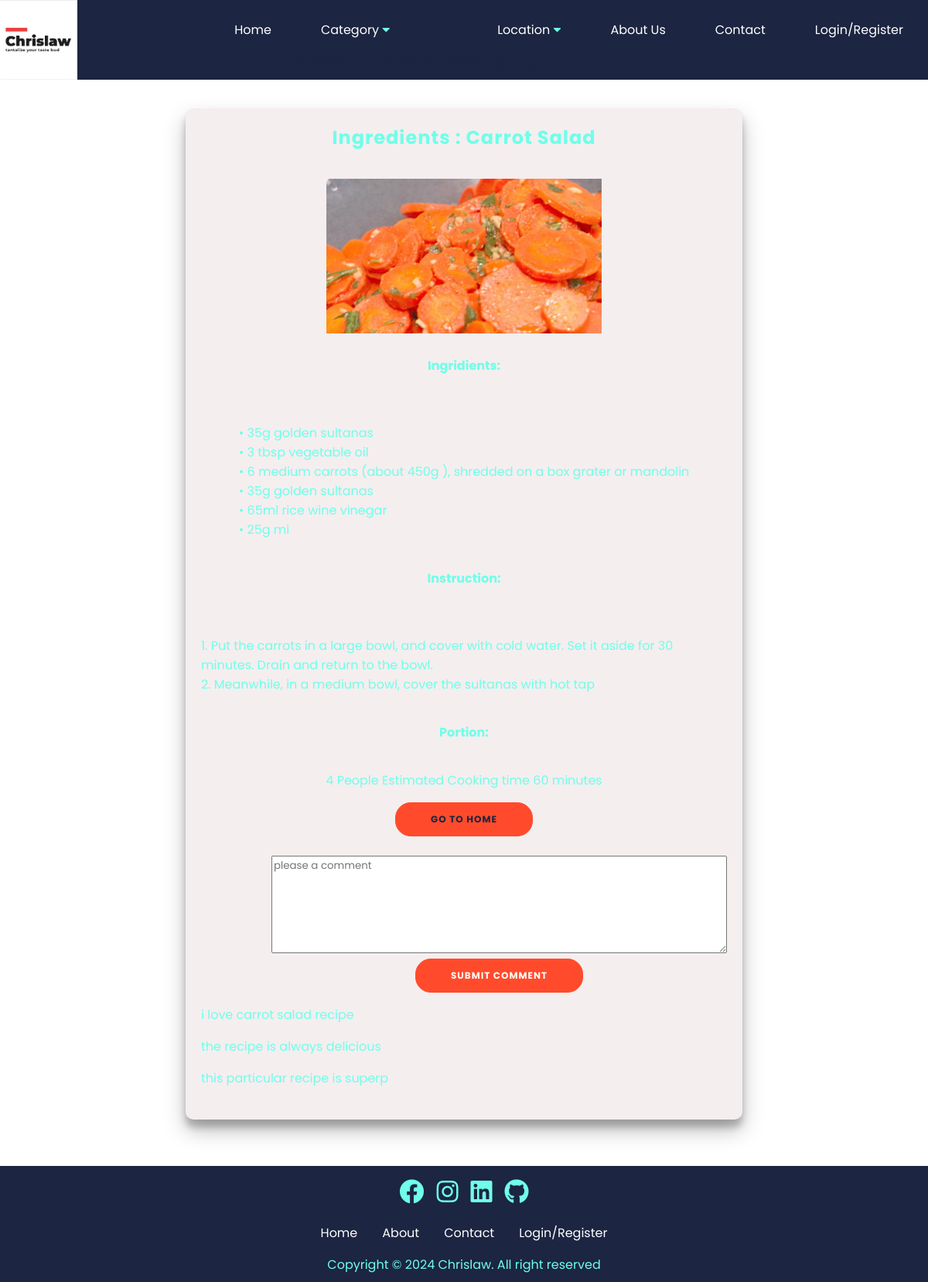
Page /view_recipe.php?id=1 on the committed database.
### tables this page shows
CREATE TABLE IF NOT EXISTS `reci_list` (
  `id` int NOT NULL AUTO_INCREMENT,
  `recipe_cat` varchar(200) NOT NULL,
  `user_id` int NOT NULL,
  `recipe_name` varchar(200) NOT NULL,
  `recipe_img` varchar(200) NOT NULL,
  `ingredient` varchar(200) NOT NULL,
  `instruction` varchar(200) NOT NULL,
  `portion` varchar(200) NOT NULL,
  `created_date` datetime NOT NULL DEFAULT CURRENT_TIMESTAMP,
  PRIMARY KEY (`id`),
  KEY `user_id` (`user_id`)
);

CREATE TABLE IF NOT EXISTS `reci_comment` (
  `id` int NOT NULL AUTO_INCREMENT,
  `reci_id` int NOT NULL,
  `comment` varchar(250) NOT NULL,
  PRIMARY KEY (`id`),
  KEY `reci_id` (`reci_id`)
);

### view_recipe.php (the view, shortened to what this page needs)
<!DOCTYPE html>
<html lang="en">
    <head>
        <link rel="stylesheet" href="./assets/style.css">
        <link rel="stylesheet" href="https://cdnjs.cloudflare.com/ajax/libs/font-awesome/6.2.0/css/all.min.css">
        <link rel="stylesheet" href="https://cdnjs.cloudflare.com/ajax/libs/font-awesome/5.15.3/css/all.min.css" />
    </head>
    <body>
        <div class="header-login">
            <?php include('navbar.php')?>
        </div>
        <div class="container">
            <?php
                require_once('db/db_connection.php');
                if (isset($_GET['id'])) {
                    $id = $_GET['id'];
                    $sql1 = "SELECT * FROM reci_list WHERE id='$id'";
                    $qry1 = $conn->query($sql1);
                    if ($qry1->num_rows > 0) {
                        while ($row1=$qry1->fetch_array()) {
            ?>
                    <h2 class="meal-name">
                        <?php echo $row1['recipe_cat'].' : '.$row1['recipe_name']?>
                    </h2>
                    <div class="card-header card-image">
                        <img src="./img/<?php echo $row1['recipe_img']?>">
                    </div>
                    <h4>Ingridients:</h4>
                    <p>
                        <?php echo $row1['ingredient']?>
                    </p>
                    <h4>Instruction:</h4>
                    <p>
                        <?php echo $row1['instruction'] ?>
                    </p>
                    <h4>Portion:</h4>
                    <p>
                        <?php echo $row1['portion'] ?>
                    </p>
                    <button class="button"><a href="index.php">Go To Home</a></button>
                    <br>
                    <section class="comment-group">
                        <section id="comment-section">
                            <form method="post" action="">
                                <div class="form-group">
                                    <textarea cols="50" rows="6" class="form-control" name="comment" cols="8" rows="4" name="comment" required placeholder="please a comment"></textarea> <br>
                                    <center>
                                        <button class="button" name="comment_send" type="submit">Submit Comment</button>
                                    </center>
                                </div>
                            </form>
                        </section>
                        <section class="display-comment">
                        <?php
                            $commsql = "SELECT comment FROM reci_comment WHERE reci_id='$id'";
                            $commqry = $conn->query($commsql);
                            if ($commqry->num_rows > 0) {
                                while ($commrow=$commqry->fetch_array()) {
                        ?>
                            <p><?php echo isset($commrow[0]) ? $commrow[0]:'';
                            }}?></p>
                        </section>
                    </section>
                    <br>
                    <?php } }}?>
        </div>
        <div class="footer">
            <div class="social-btn">
                <a href="https://www.facebook.com/Chrislaw taste" target="_blank" ><i class="fab fa-facebook"></i></a>
                <a href="https://www.instagram.com/Chrislaw taste/" target="_blank" ><i class="fab fa-instagram"></i></a>
                <a href="https://www.linkedin.com/in/Chrislaw taste/" target="_blank"><i class="fab fa-linkedin"></i></a>
                <a href="https://github.com/Chrislaw taste" target="_blank"><i class="	fab fa-github"></i></a>
            </div>
            <div class="quick-bar">
                <a href="index.php">Home</a>
                <a href="about.php">About</a>
                <a href="contactus.php">Contact</a>
                <a href="login.php">Login/Register</a>
            </div>
            <p>Copyright &copy; <?php echo date('Y') ?> Chrislaw. All right reserved</p>
        </div>
    </body>
</html>

### assets/style.css (style rules this page uses)
html { height: 100%; }
body { margin: 0; padding: 0; background-color: var(--color3); height: 100%; min-height: 100%; }
:root { --color: #1C2541; --color2: #3A506B; --color3: #fff; --error: #FFFF00; --success: #28a745; --color4: #333; --bg: #6FFFE9; }
* { box-sizing: border-box; font-family: 'Poppins', sans-serif; color: var(--bg); }
.card-header { font-size: 1.5rem; padding: var(--padding); padding-bottom: 0; margin-bottom: .5rem; }
.card-header.card-image { padding: 0; overflow: hidden; }
.card-header.card-image > img { display: block; width: 100%; max-height: 200px; aspect-ratio: 16 / 9; object-fit: cover; object-position: center; transition: 200ms transform ease-in-out; }
.footer { background-color: var(--color); height: 150px; margin-top: auto; padding: 10px; color: var(--color3); clear: both; }
.social-btn { position: sticky; display: flex; justify-content: center; flex-wrap: wrap; gap: 1rem; font-size: 2rem; }
.social-btn a { color: rgb(255, 253, 253); }
.quick-bar { display: flex; justify-content: center; flex-wrap: wrap; gap: 2rem; font-size: 1rem; padding-top:1rem ; }
.quick-bar a { color: var(--color3); text-decoration: none; }
.footer p { text-align:center; display: flex; justify-content: center; flex-wrap: wrap; }
.meal-name { letter-spacing: 1px; padding-bottom: 1rem; }

### view_recipe.php (style rules this page uses)
.header-login { height: 80px; }
.button { border-radius: 20px; border: 1px solid #FF4B2B; background-color: #FF4B2B; color: #FFFFFF; font-size: 12px; font-weight: bold; padding: 12px 45px; letter-spacing: 1px; text-transform: uppercase; }
button, a { text-decoration: none; }
.container { background: #f4eeef; padding-left: 20px; padding-right: 20px; border-radius: 10px; box-shadow: 0 14px 28px rgba(0,0,0,0.25), 0 10px 10px rgba(0,0,0,0.22); position: relative; min-height: 480px; margin-top: 5%; margin-right: 20%; margin-left: 20%; margin-bottom: 5%; display: flex; justify-content: center; align-items: center; flex-direction: column; }
h1,a,span { color: #1c2541; }
.display-comment { display: inline-block; padding-right: 20px; }
#comment-section { display: flex; float: right; }
.comment-group { display: inline-block; }

### rows in the picture
reci_list: recipe_cat "Ingredients", recipe_name "Carrot Salad", recipe_img (picture), ingredient "• 35g golden sultanas • 3 tbsp vegetable oil • 6 medium carrots (about 450g ), shredded on a box grater or mandolin • 35g golden sultanas • 65ml rice wine vinegar • 25g mi", instruction "1. Put the carrots in a large bowl, and cover with cold water. Set it aside for 30 minutes. Drain and return to the bowl. 2. Meanwhile, in a medium bowl, cover the sultanas with hot tap", portion "4 People Estimated Cooking time 60 minutes"
reci_comment: comment "i love carrot salad recipe"
reci_comment: comment "the recipe is always delicious"
reci_comment: comment "this particular recipe is superp"
